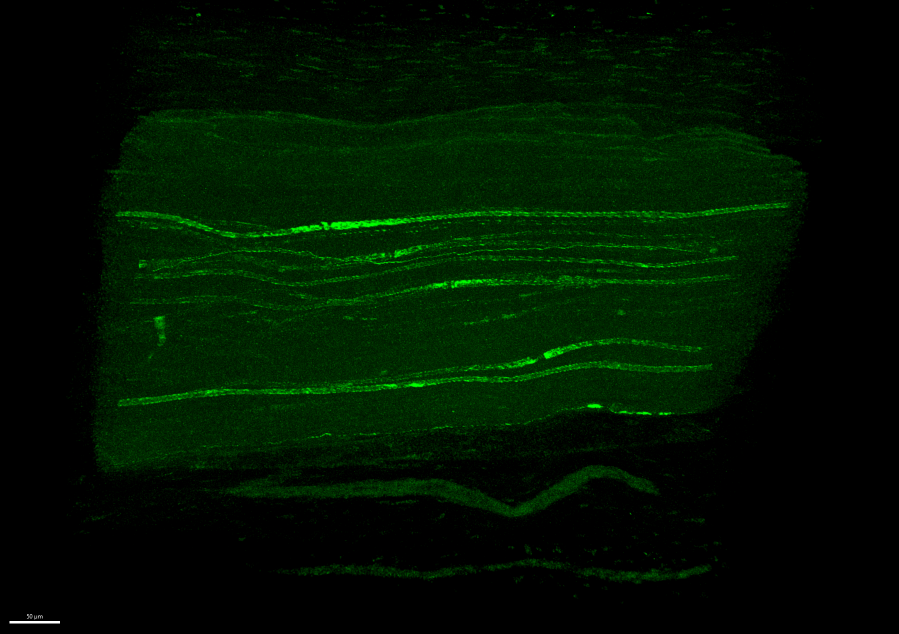
#> input picture Napari Code/JW_R03_nerve_stack/JW_R_030000_2022-09-13T11-09-51.543.tif, 1797 x 1267 px (shown at 1/2 size)
$ python -i Line_Mapping.py   (imports and definitions only)
#> lines starting #> are read from the running program, lines starting #| are printed output that depends on the picture; after the words box and inside, x2 and y2 are one past the last pixel; in counts of white or black regions, pixels touching at a corner belong together
#> further down, picture is the input picture: shape (1267, 1797, 3); mean B, G, R 0.1, 19.2, 0.1
from __future__ import print_function
import os
from types import NoneType

import napari
import cv2 as cv
import numpy as np
import argparse
import tifffile
from PIL import Image
from PIL import TiffImagePlugin

from pathlib import Path

"""
This class maps the images
The goal is for this class to take an array of images, analyze each individual image
(with lines mapped over the original image), and return an array of the new mapped images
"""

"""
This main method selects 7 practice images and calls the image_testing method
"""
# [101 lines left out: functions main, stack_tifs, not called in this run]


"""
"""
# [4 lines left out: function write_to_dir, not called in this run]


"""

"""
# [20 lines left out: functions find_filename, find_filepath, not called in this run]

"""
Calculates the number of files in a directory
The dir_path variable is the path to the directory in question
"""
# [7 lines left out: function dir_size, not called in this run]

"""
This method takes an image path and a string. It imports the file into an image
and shows the original image. It then calls plot lines.
"""
# [6 lines left out: function image_testing, not called in this run]

'''
This method converts the image to gray scale with proper weights in brightness
and contrast.
'''
def contrast_image_v1(image):
    brightness = -20
    # Adjusts the contrast by scaling the pixel values by 0.5
    contrast = 0.5
    image2 = cv.addWeighted(image, contrast, np.zeros(image.shape, image.dtype), 0, brightness)
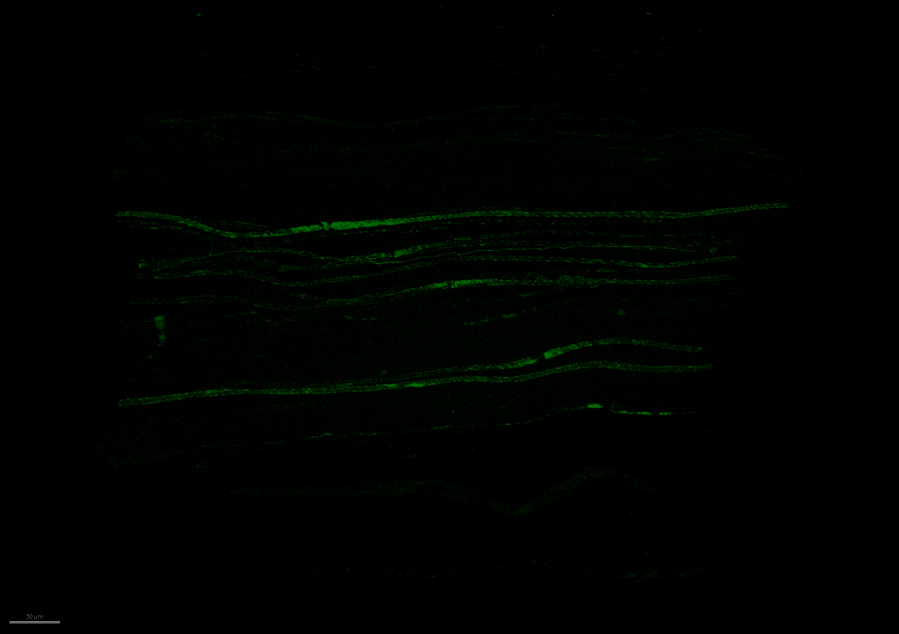
#> image2: shape (1267, 1797, 3) (shown at 1/2 size); mean B, G, R 0, 1.8, 0
    return image2

# If we cant get napari points, we can save the copy of
# the image with the lines over it and display that copy
# OG parameters: def plot_lines(directory, image, image_name):
"""
This method creates a contrasted image of the image variable and shows that
new copy. It then converts it to gray scale and searches for edges in the
image. Binary thresholding is then applied, followed by line detection on the
binary image. Afterwards it then draws those lines (contours) in green and
displays the final image.
"""
def plot_lines(image):
    # print(type(image))
    print("Entered plot_lines")
    # Convert image to grayscale
    image_copy = contrast_image_v1(image)
    # cv.imshow("Image copy", image_copy)
    # cv.waitKey(0)
    gray = cv.cvtColor(image_copy, cv.COLOR_BGR2GRAY)

    # Use canny edge detection
    edges = cv.Canny(gray, 50, 150, apertureSize=3)
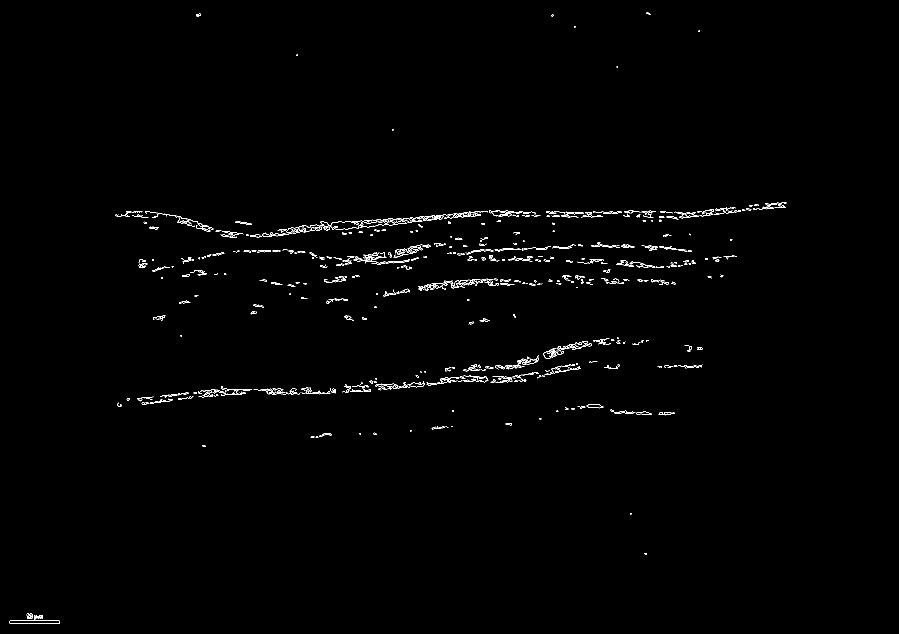
#> edges: shape (1267, 1797) (shown at 1/2 size); 0.74% white in thin lines or dots, all inside (x1, y1, x2, y2) = (18, 25, 1573, 1247)

    # apply binary thresholding
    ret, thresh = cv.threshold(edges, 150, 255, cv.THRESH_BINARY)
    # detect the contours on the binary image using cv2.CHAIN_APPROX_NONE
    contours, hierarchy = cv.findContours(image=thresh, mode=cv.RETR_TREE, method=cv.CHAIN_APPROX_NONE)
#> contours = 811 contours, 686 with area under 20; largest, box (x1, y1, x2, y2) and area: (18, 1241, 120, 1247) 502, (18, 1241, 120, 1247) 502, (846, 427, 922, 442) 290, (1086, 696, 1127, 718) 269, (901, 558, 966, 577) 264
    # draw contours
#> (the run stopped early here; a loop or call above may not have finished)
